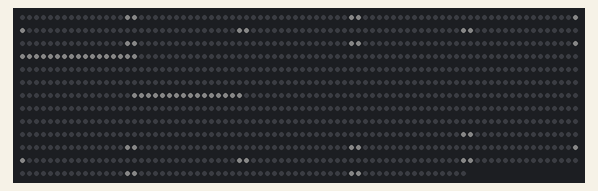
A sketch run on a simulated ESP32. On the bench: 1024 RGB LEDs in strip order, left to right, continuing on the next row. Dim RGB values are drawn brighter than linear; the strip is taken to match the declared colour order.

Above: at 0.1 s.

The sketch:

ZTransform.ino
```cpp
// (licence header left out)
#include <Adafruit_NeoPixel.h>
#define PIN        25
#define NUMPIXELS 1024 // Popular NeoPixel ring size

Adafruit_NeoPixel pixels(NUMPIXELS, PIN, NEO_RGB + NEO_KHZ800);

void setup() {
  pixels.begin(); // INITIALIZE NeoPixel strip object (REQUIRED)
}

int getPos(int x, int y) {
  int ledPos = 0;
  int even = 0;
  if((x%2)==0) even = 17;
  if(x<17) {
    if(y<17) { // zone 1
      ledPos = (x-1)*16 - (pow(-1, x) * y) + even;
    } else {   // zone 2
      ledPos = (x-1)*16 - (pow(-1, x) * (y-16)) + 256 + even;
    }
  } else {
    if(y<17) {  // zone 3
      ledPos = (x-1)*16 - (pow(-1, x) * y) + 512 + even;
    } else {    // zone 4
      ledPos = (x-1)*16 - (pow(-1, x) * (y-16))+ 256 +even;
    }
  }
  return ledPos-1;
}

void loop() {
  int k=0;
  pixels.clear();
  int cx = 16;
  int cy = 16;
  int r = 10;

  float sqr = 0;
  int y = 0;
  int pos = 0;

//  pos = getPos(1, 1);
//  pixels.setPixelColor(0, pixels.Color(8, 8, 8));
//  pixels.show();
//  pixels.setPixelColor(388, pixels.Color(8, 8, 8));
//  pixels.setPixelColor(412, pixels.Color(8, 8, 8));
//  pixels.setPixelColor(422, pixels.Color(8, 8, 8));
//  pixels.setPixelColor(442, pixels.Color(8, 8, 8));
//  pixels.setPixelColor(455, pixels.Color(8, 8, 8));
//  pixels.setPixelColor(473, pixels.Color(8, 8, 8));
//  pixels.setPixelColor(488, pixels.Color(8, 8, 8));
//  pixels.setPixelColor(505, pixels.Color(8, 8, 8));
//  pixels.setPixelColor(520, pixels.Color(8, 8, 8));
//  pixels.setPixelColor(537, pixels.Color(8, 8, 8));
//  pixels.setPixelColor(551, pixels.Color(8, 8, 8));
//  pixels.setPixelColor(570, pixels.Color(8, 8, 8));
//  pixels.setPixelColor(582, pixels.Color(8, 8, 8));
//  pixels.setPixelColor(604, pixels.Color(8, 8, 8));
//  pixels.setPixelColor(612, pixels.Color(8, 8, 8));
//  pixels.setPixelColor(881, pixels.Color(8, 8, 8));
// pixels.show();

    // draw axis
    for(int x=-16; x<17; x++) {
      pos = getPos(x+cx, cy);
      pixels.setPixelColor(pos, pixels.Color(8, 8, 8));
    }

    for(int y=-16; y<17; y++) {
      pos = getPos(cx, y+cy);
      pixels.setPixelColor(pos, pixels.Color(8, 8, 8));
    }


//  for(int x=-r; x<=r; x++) {
//    y = round(sqrt(r*r-(x*x)));
//    pos = getPos(x+cx, y+cy);
//    pixels.setPixelColor(pos, pixels.Color(8, 8, 8));
//    pos = getPos(x+cx, -y+cy);
//    pixels.setPixelColor(pos, pixels.Color(8, 8, 8));
//  }
  pixels.show();
  delay(5000);

}
```
